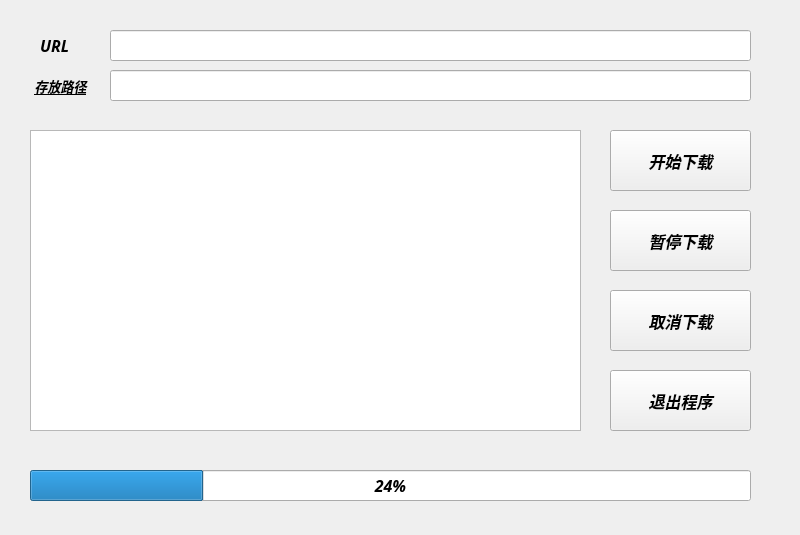
<?xml version="1.0" encoding="UTF-8"?>
<ui version="4.0">
 <class>Http</class>
 <widget class="QWidget" name="Http">
  <property name="geometry">
   <rect>
    <x>0</x>
    <y>0</y>
    <width>800</width>
    <height>535</height>
   </rect>
  </property>
  <property name="font">
   <font>
    <family>等距更纱黑体 SC</family>
    <pointsize>12</pointsize>
   </font>
  </property>
  <property name="windowTitle">
   <string>Http-Module</string>
  </property>
  <widget class="QProgressBar" name="progressBar">
   <property name="geometry">
    <rect>
     <x>30</x>
     <y>470</y>
     <width>721</width>
     <height>31</height>
    </rect>
   </property>
   <property name="font">
    <font>
     <family>等距更纱黑体 SC</family>
     <pointsize>12</pointsize>
     <weight>75</weight>
     <italic>true</italic>
     <bold>true</bold>
     <underline>false</underline>
     <strikeout>false</strikeout>
     <stylestrategy>PreferAntialias</stylestrategy>
     <kerning>true</kerning>
    </font>
   </property>
   <property name="cursor">
    <cursorShape>WaitCursor</cursorShape>
   </property>
   <property name="value">
    <number>24</number>
   </property>
  </widget>
  <widget class="QPushButton" name="pushButton_Begin">
   <property name="geometry">
    <rect>
     <x>610</x>
     <y>130</y>
     <width>141</width>
     <height>61</height>
    </rect>
   </property>
   <property name="font">
    <font>
     <family>等距更纱黑体 SC</family>
     <pointsize>12</pointsize>
     <weight>75</weight>
     <italic>true</italic>
     <bold>true</bold>
     <underline>false</underline>
    </font>
   </property>
   <property name="cursor">
    <cursorShape>PointingHandCursor</cursorShape>
   </property>
   <property name="text">
    <string>开始下载</string>
   </property>
  </widget>
  <widget class="QPushButton" name="pushButton_Pause">
   <property name="geometry">
    <rect>
     <x>610</x>
     <y>210</y>
     <width>141</width>
     <height>61</height>
    </rect>
   </property>
   <property name="font">
    <font>
     <family>等距更纱黑体 SC</family>
     <pointsize>12</pointsize>
     <weight>75</weight>
     <italic>true</italic>
     <bold>true</bold>
    </font>
   </property>
   <property name="cursor">
    <cursorShape>PointingHandCursor</cursorShape>
   </property>
   <property name="text">
    <string>暂停下载</string>
   </property>
  </widget>
  <widget class="QLineEdit" name="lineEdit_Url">
   <property name="geometry">
    <rect>
     <x>110</x>
     <y>30</y>
     <width>641</width>
     <height>31</height>
    </rect>
   </property>
   <property name="font">
    <font>
     <pointsize>7</pointsize>
    </font>
   </property>
   <property name="text">
    <string/>
   </property>
  </widget>
  <widget class="QTextBrowser" name="textBrowser">
   <property name="geometry">
    <rect>
     <x>30</x>
     <y>130</y>
     <width>551</width>
     <height>301</height>
    </rect>
   </property>
   <property name="cursor" stdset="0">
    <cursorShape>IBeamCursor</cursorShape>
   </property>
  </widget>
  <widget class="QPushButton" name="pushButton_Cancel">
   <property name="geometry">
    <rect>
     <x>610</x>
     <y>290</y>
     <width>141</width>
     <height>61</height>
    </rect>
   </property>
   <property name="font">
    <font>
     <family>等距更纱黑体 SC</family>
     <pointsize>12</pointsize>
     <weight>75</weight>
     <italic>true</italic>
     <bold>true</bold>
    </font>
   </property>
   <property name="cursor">
    <cursorShape>PointingHandCursor</cursorShape>
   </property>
   <property name="text">
    <string>取消下载</string>
   </property>
  </widget>
  <widget class="QPushButton" name="pushButton_Quit">
   <property name="geometry">
    <rect>
     <x>610</x>
     <y>370</y>
     <width>141</width>
     <height>61</height>
    </rect>
   </property>
   <property name="font">
    <font>
     <family>等距更纱黑体 SC</family>
     <pointsize>12</pointsize>
     <weight>75</weight>
     <italic>true</italic>
     <bold>true</bold>
    </font>
   </property>
   <property name="cursor">
    <cursorShape>PointingHandCursor</cursorShape>
   </property>
   <property name="text">
    <string>退出程序</string>
   </property>
  </widget>
  <widget class="QLineEdit" name="lineEdit_Path">
   <property name="geometry">
    <rect>
     <x>110</x>
     <y>70</y>
     <width>641</width>
     <height>31</height>
    </rect>
   </property>
   <property name="font">
    <font>
     <pointsize>7</pointsize>
    </font>
   </property>
   <property name="cursor">
    <cursorShape>ArrowCursor</cursorShape>
   </property>
   <property name="text">
    <string/>
   </property>
   <property name="readOnly">
    <bool>true</bool>
   </property>
  </widget>
  <widget class="QPushButton" name="pushButton_Select">
   <property name="geometry">
    <rect>
     <x>10</x>
     <y>70</y>
     <width>101</width>
     <height>31</height>
    </rect>
   </property>
   <property name="font">
    <font>
     <family>等距更纱黑体 SC</family>
     <pointsize>10</pointsize>
     <weight>75</weight>
     <italic>true</italic>
     <bold>true</bold>
     <underline>true</underline>
    </font>
   </property>
   <property name="cursor">
    <cursorShape>PointingHandCursor</cursorShape>
   </property>
   <property name="text">
    <string>存放路径</string>
   </property>
   <property name="flat">
    <bool>true</bool>
   </property>
  </widget>
  <widget class="QLabel" name="label_Url">
   <property name="geometry">
    <rect>
     <x>40</x>
     <y>30</y>
     <width>41</width>
     <height>31</height>
    </rect>
   </property>
   <property name="font">
    <font>
     <weight>75</weight>
     <italic>true</italic>
     <bold>true</bold>
    </font>
   </property>
   <property name="text">
    <string>URL</string>
   </property>
  </widget>
 </widget>
 <resources/>
 <connections>
  <connection>
   <sender>pushButton_Quit</sender>
   <signal>clicked()</signal>
   <receiver>Http</receiver>
   <slot>close()</slot>
   <hints>
    <hint type="sourcelabel">
     <x>714</x>
     <y>446</y>
    </hint>
    <hint type="destinationlabel">
     <x>728</x>
     <y>497</y>
    </hint>
   </hints>
  </connection>
 </connections>
</ui>
